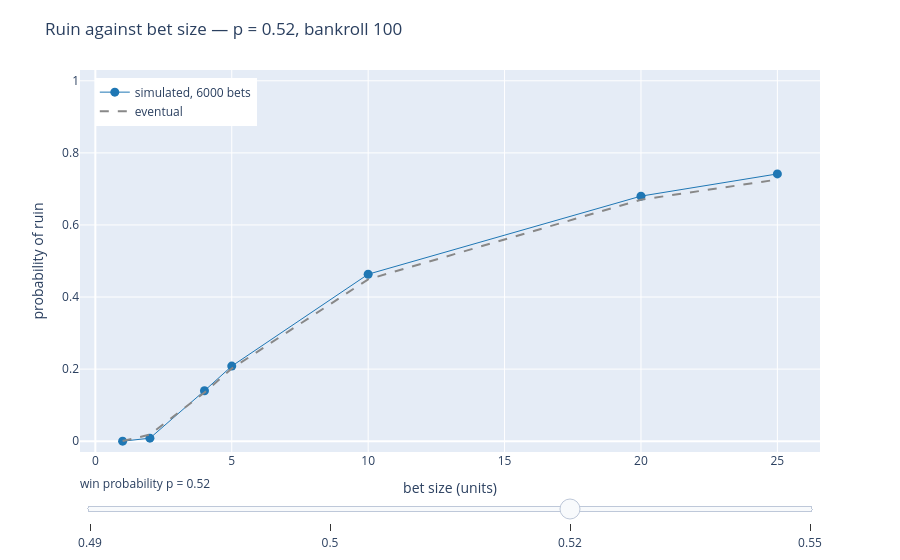

Notebook cell for this chart:
### Markdown cell above
## The cliff

Hold everything still except the bet. Bankroll 100 units, the stake picked once and never revised. Markers are simulated over 6,000 bets; the dashed line is $(q/p)^{u/b}$, ruin *eventually*, with no clock on it. Slide through the edges.

With an edge, read the left wall. The exponent is $u/b$, so halving the bet squares the ruin risk: at $p = 0.52$ a ten-unit bet ruins 45% of the time, a five-unit bet 20%, and 20% is 45% squared. The whole row runs from 73% at twenty-five units to 0.03% at one. Same edge, same money, same number of bets; only the share of the bankroll riding on each one moved, and the usable range is crowded against that wall. There is no gentle region to be slightly wrong in.

With no edge, read the dashed line: flat on 1 for every bet size. Bet size cannot change where an edgeless walk ends. What it changes is the gap between the markers and the line, and that gap is nothing but the clock: at $p = 0.50$ a one-unit bettor ruins 19% of the time inside 6,000 bets and a twenty-five-unit bettor 97% of the time, on the way to the same place. Small bets do not save an edgeless bot. They stretch the timeline, and the bankroll pays for the extra time either way.

### Code cell
import plotly.graph_objects as go

EDGES2 = [0.49, 0.50, 0.52, 0.55]
U2 = 100
BETS2 = [1, 2, 4, 5, 10, 20, 25]
N2 = 6000
PATHS2 = 600

fig = go.Figure()
for pe in EDGES2:
    sim = [float(session(random_walks(pe, U2, b, N2, PATHS2, seed=2), 0.0, np.inf)[2].mean())
           for b in BETS2]
    theory = [ruin_formula(pe, U2, b) for b in BETS2]
    show = (pe == 0.52)
    fig.add_trace(go.Scatter(x=BETS2, y=sim, mode="markers+lines", visible=show,
                             marker=dict(size=9, color="#1f77b4"),
                             line=dict(color="#1f77b4", width=1),
                             name=f"simulated, {N2} bets"))
    fig.add_trace(go.Scatter(x=BETS2, y=theory, mode="lines", visible=show,
                             line=dict(color="#888888", dash="dash"),
                             name="eventual"))

steps2 = []
for k, pe in enumerate(EDGES2):
    vis = [k == j // 2 for j in range(len(EDGES2) * 2)]
    steps2.append(dict(method="update", label=str(pe),
                       args=[{"visible": vis},
                             {"title": f"Ruin against bet size — p = {pe}, bankroll {U2}"}]))

fig.update_layout(
    sliders=[dict(active=2, currentvalue={"prefix": "win probability p = "}, steps=steps2)],
    title=f"Ruin against bet size — p = 0.52, bankroll {U2}",
    xaxis_title="bet size (units)", yaxis_title="probability of ruin",
    yaxis_range=[-0.03, 1.03], legend=dict(x=0.02, y=0.98),
    margin=dict(t=70))
fig.show()

### Figure 1 — Plotly figure (JSON) as saved in the notebook; plotly's stock layout.template omitted (floating-point values rounded to 4 significant figures)
{"data": [{"line": {"color": "#1f77b4", "width": 1}, "marker": {"color": "#1f77b4", "size": 9}, "mode": "markers+lines", "name": "simulated, 6000 bets", "type": "scatter", "visible": false, "x": [1, 2, 4, 5, 10, 20, 25], "y": [0.7333, 0.935, 0.9733, 0.985, 0.995, 0.995, 0.995]}, {"line": {"color": "#888888", "dash": "dash"}, "mode": "lines", "name": "eventual", "type": "scatter", "visible": false, "x": [1, 2, 4, 5, 10, 20, 25], "y": [1.0, 1.0, 1.0, 1.0, 1.0, 1.0, 1.0]}, {"line": {"color": "#1f77b4", "width": 1}, "marker": {"color": "#1f77b4", "size": 9}, "mode": "markers+lines", "name": "simulated, 6000 bets", "type": "scatter", "visible": false, "x": [1, 2, 4, 5, 10, 20, 25], "y": [0.19, 0.5433, 0.7683, 0.81, 0.9117, 0.9583, 0.9683]}, {"line": {"color": "#888888", "dash": "dash"}, "mode": "lines", "name": "eventual", "type": "scatter", "visible": false, "x": [1, 2, 4, 5, 10, 20, 25], "y": [1.0, 1.0, 1.0, 1.0, 1.0, 1.0, 1.0]}, {"line": {"color": "#1f77b4", "width": 1}, "marker": {"color": "#1f77b4", "size": 9}, "mode": "markers+lines", "name": "simulated, 6000 bets", "type": "scatter", "visible": true, "x": [1, 2, 4, 5, 10, 20, 25], "y": [0.0, 0.008333, 0.14, 0.2083, 0.4633, 0.68, 0.7417]}, {"line": {"color": "#888888", "dash": "dash"}, "mode": "lines", "name": "eventual", "type": "scatter", "visible": true, "x": [1, 2, 4, 5, 10, 20, 25], "y": [0.000334, 0.01828, 0.1352, 0.2017, 0.4491, 0.6702, 0.726]}, {"line": {"color": "#1f77b4", "width": 1}, "marker": {"color": "#1f77b4", "size": 9}, "mode": "markers+lines", "name": "simulated, 6000 bets", "type": "scatter", "visible": false, "x": [1, 2, 4, 5, 10, 20, 25], "y": [0.0, 0.0, 0.001667, 0.015, 0.15, 0.3767, 0.455]}, {"line": {"color": "#888888", "dash": "dash"}, "mode": "lines", "name": "eventual", "type": "scatter", "visible": false, "x": [1, 2, 4, 5, 10, 20, 25], "y": [1.927e-09, 4.39e-05, 0.006626, 0.01807, 0.1344, 0.3666, 0.4481]}], "layout": {"legend": {"x": 0.02, "y": 0.98}, "margin": {"t": 70}, "sliders": [{"active": 2, "currentvalue": {"prefix": "win probability p = "}, "steps": [{"args": [{"visible": [true, true, false, false, false, false, false, false]}, {"title": "Ruin against bet size — p = 0.49, bankroll 100"}], "label": "0.49", "method": "update"}, {"args": [{"visible": [false, false, true, true, false, false, false, false]}, {"title": "Ruin against bet size — p = 0.5, bankroll 100"}], "label": "0.5", "method": "update"}, {"args": [{"visible": [false, false, false, false, true, true, false, false]}, {"title": "Ruin against bet size — p = 0.52, bankroll 100"}], "label": "0.52", "method": "update"}, {"args": [{"visible": [false, false, false, false, false, false, true, true]}, {"title": "Ruin against bet size — p = 0.55, bankroll 100"}], "label": "0.55", "method": "update"}]}], "title": {"text": "Ruin against bet size — p = 0.52, bankroll 100"}, "xaxis": {"title": {"text": "bet size (units)"}}, "yaxis": {"range": [-0.03, 1.03], "title": {"text": "probability of ruin"}}}}
